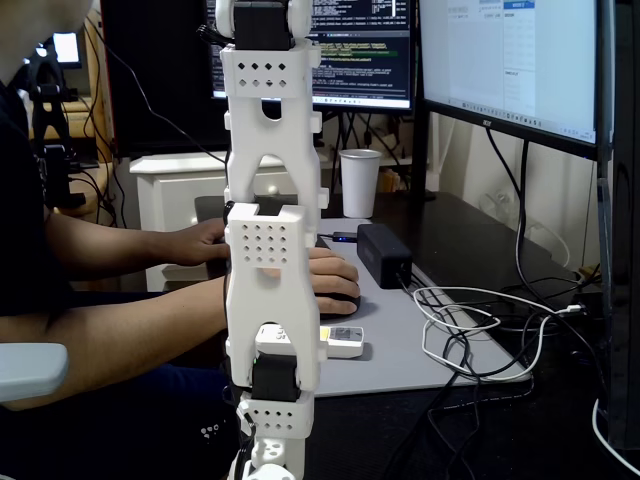
#> input picture so-labbench/harness/_frames/camera_reference.png, 640 x 480 px; its folder holds 6 pictures in this run
$ python camera_pose_check.py   (older library calls are emulated)
#> lines starting #> are read from the running program, lines starting #| are printed output that depends on the picture
# Measure how far the fixed camera sits from the reference pose.
#   python camera_pose_check.py [live.png] [reference.png] [--json]
# Reports the rigid offset as camera motion, so alignment (and the C5 restore step)
# is a number rather than an eyeball.
#
# The verdict is ADVISORY. Nothing in the benchmark blocks on it: alignment_log.py
# records the residual of every recorded trial, so a session that drifts stays
# analysable instead of being thrown away. Chase the numbers when it is cheap,
# record them when it is not.
import os
import sys
import json
import math
import cv2
import numpy as np
from pathlib import Path

HERE = Path(__file__).parent
OUT_DIR = HERE / "_frames"
DEFAULT_LIVE = OUT_DIR / "camera_live_raw.png"
DEFAULT_REF = OUT_DIR / "camera_reference.png"

W, H = 640, 480

# C5 moves the camera 5 cm sideways. At this rig's working distance that lands near
# 60 px of frame, so residuals are reported as a fraction of it: a setup sitting at
# 0.2 cannot be confused with the perturbation the benchmark is trying to measure.
# Every threshold below is overridable per session via the environment.
C5_SHIFT_PX = float(os.environ.get("ALIGN_C5_SHIFT_PX", 60.0))
TOL_PX = float(os.environ.get("ALIGN_TOL_PX", 20.0))
TOL_SCALE = float(os.environ.get("ALIGN_TOL_SCALE", 0.05))
TOL_ROT_DEG = float(os.environ.get("ALIGN_TOL_ROT", 2.5))
MIN_INLIERS = int(os.environ.get("ALIGN_MIN_INLIERS", 12))


def set_match_size(reference: Path):
    """Fix the working height from the reference's aspect ratio.

    Everything is matched at 640 px wide. The height has to follow the reference - 480 for
    the 4:3 C270 recordings, 360 for the 16:9 ArmnetBench frames - or a 16:9 reference gets
    squashed into a 4:3 grid and the phase-correlation fallback multiplies arrays of
    different shapes. It used to be decided by sniffing for "reference" in the filename,
    which meant a reference not named that way silently kept the previous size.
    """
    global H
    img = cv2.imread(str(reference))
    if img is None:
        raise SystemExit(f"cannot read {reference}")
    H = int(round(W * img.shape[0] / img.shape[1]))
    return H


def load(p: Path, reference: bool = False):
    """Read an image at the working size. Pass reference=True for the image that DEFINES
    that size; it must be loaded before anything compared against it."""
    if reference:
        set_match_size(p)
    img = cv2.imread(str(p))
    if img is None:
        raise SystemExit(f"cannot read {p}")
    return cv2.resize(img, (W, H))


def _detector():
    # SIFT roughly doubles the surviving matches on this scene versus ORB, which is
    # what makes the estimate steady enough to aim a camera by. ORB stays as a fallback
    # for builds without it.
    try:
        return cv2.SIFT_create(nfeatures=4000), cv2.NORM_L2
    except AttributeError:
        return cv2.ORB_create(nfeatures=4000), cv2.NORM_HAMMING


def estimate(ref, live):
    g_ref = cv2.cvtColor(ref, cv2.COLOR_BGR2GRAY)
    g_live = cv2.cvtColor(live, cv2.COLOR_BGR2GRAY)
    det, norm = _detector()
    k1, d1 = det.detectAndCompute(g_live, None)
    k2, d2 = det.detectAndCompute(g_ref, None)
    if d1 is None or d2 is None or len(k1) < 10 or len(k2) < 10:
        return None, 0, 0
    bf = cv2.BFMatcher(norm)
    raw = bf.knnMatch(d1, d2, k=2)
    good = [m for m, n in (p for p in raw if len(p) == 2) if m.distance < 0.75 * n.distance]
    if len(good) < 10:
        return None, len(good), 0
    src = np.float32([k1[m.queryIdx].pt for m in good]).reshape(-1, 1, 2)
    dst = np.float32([k2[m.trainIdx].pt for m in good]).reshape(-1, 1, 2)
    M, inl = cv2.estimateAffinePartial2D(src, dst, method=cv2.RANSAC,
                                         ransacReprojThreshold=3.0, maxIters=5000)
    n_inl = int(inl.sum()) if inl is not None else 0
    return M, len(good), n_inl


def decompose(M):
    """M maps live coordinates onto reference coordinates."""
    return (float(M[0, 2]), float(M[1, 2]),
            float(math.hypot(M[0, 0], M[1, 0])),
            float(math.degrees(math.atan2(M[1, 0], M[0, 0]))))


def advise(dx, dy, scale, rot):
    """Corrections phrased as camera motion. Signs verified against synthetic transforms:
    dx<0 means live content sits right of the reference, dy>0 means it sits above it,
    scale<1 means live is the larger view, rot<0 means live is rolled clockwise."""
    ok = (abs(dx) <= TOL_PX and abs(dy) <= TOL_PX
          and abs(scale - 1) <= TOL_SCALE and abs(rot) <= TOL_ROT_DEG)
    lines = []
    if abs(dx) > TOL_PX:
        lines.append(f"pan {'RIGHT' if dx < 0 else 'LEFT'}  ({abs(dx):.0f}px)")
    if abs(dy) > TOL_PX:
        lines.append(f"tilt {'UP' if dy > 0 else 'DOWN'}  ({abs(dy):.0f}px)")
    if abs(scale - 1) > TOL_SCALE:
        lines.append(f"move {'BACK' if scale < 1 else 'FORWARD'}  ({abs(scale - 1) * 100:.0f}%)")
    if abs(rot) > TOL_ROT_DEG:
        lines.append(f"roll {'COUNTER-CLOCKWISE' if rot > 0 else 'CLOCKWISE'}  ({abs(rot):.1f}deg)")
    return ok, lines


def edge_map(img):
    # Gradient magnitude survives the lighting and screen-content differences between
    # a training frame and today's desk far better than raw intensity does.
    g = cv2.GaussianBlur(cv2.cvtColor(img, cv2.COLOR_BGR2GRAY), (5, 5), 0).astype(np.float32)
    m = cv2.magnitude(cv2.Sobel(g, cv2.CV_32F, 1, 0, ksize=3),
                      cv2.Sobel(g, cv2.CV_32F, 0, 1, ksize=3))
    return cv2.normalize(m, None, 0.0, 1.0, cv2.NORM_MINMAX)


def coarse_estimate(ref, live):
    # Fallback for when the views are too far apart for feature matching: sweep scale
    # and take the translation from phase correlation at each step, keep the best peak.
    win = cv2.createHanningWindow((W, H), cv2.CV_32F)
    R = edge_map(ref) * win
    L = edge_map(live)
    best = None
    for s in np.arange(0.60, 1.81, 0.02):
        A = cv2.getRotationMatrix2D((W / 2, H / 2), 0, 1.0 / float(s))
        Lw = cv2.warpAffine(L, A, (W, H)) * win
        (dx, dy), resp = cv2.phaseCorrelate(R, Lw)
        if best is None or resp > best[3]:
            best = (float(s), float(dx), float(dy), float(resp))
    return best


def measure(ref, live, return_transform: bool = False):
    """Residual of live against ref. Always returns a dict; `method` says how much
    to trust it. Coarse results carry the opposite sign convention for translation,
    so they are negated here to keep one meaning across the whole harness.

    return_transform hands back the fitted transform as well, so a caller that wants to
    draw the overlay does not run the whole SIFT and RANSAC fit a second time."""
    M, n_good, n_inl = estimate(ref, live)
    if M is not None and n_inl >= MIN_INLIERS:
        dx, dy, scale, rot = decompose(M)
        method, conf = "features", float(n_inl)
    else:
        s, cdx, cdy, resp = coarse_estimate(ref, live)
        dx, dy, scale, rot = -cdx, -cdy, 1.0 / s, 0.0
        method, conf = "coarse", float(resp)
    ok, lines = advise(dx, dy, scale, rot)
    result = dict(method=method, confidence=round(conf, 3), aligned=bool(ok),
                  dx=round(dx, 1), dy=round(dy, 1), scale=round(scale, 4), rot=round(rot, 2),
                  shift_px=round(math.hypot(dx, dy), 1),
                  shift_vs_c5=round(math.hypot(dx, dy) / C5_SHIFT_PX, 2),
                  advice=lines)
    return (result, M, n_inl) if return_transform else result


def main():
    argv = [a for a in sys.argv[1:] if a != "--json"]
    as_json = "--json" in sys.argv[1:]
    live_p = Path(argv[0]) if argv else DEFAULT_LIVE
    ref_p = Path(argv[1]) if len(argv) > 1 else DEFAULT_REF
    ref = load(ref_p, reference=True)     # sets the working size; must come first
#> in set_match_size, img is the input picture: shape (480, 640, 3); mean B, G, R 72.1, 69.7, 68.6
    live = load(live_p)
#> call 2 of load, with reference = False
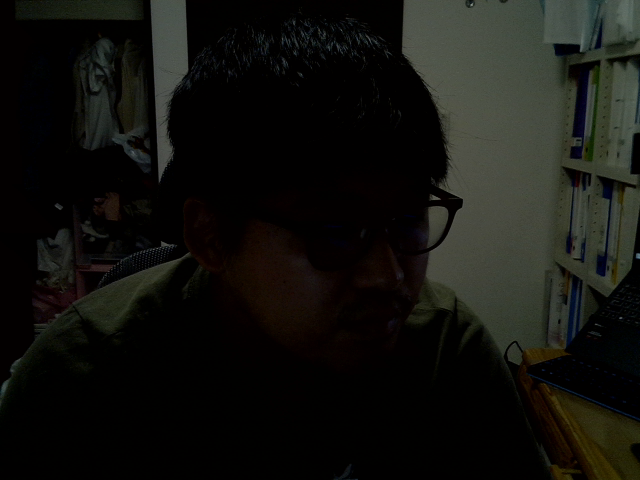
#> input picture so-labbench/harness/_frames/camera_live_raw.png, 640 x 480 px
#> in load, img is the input picture: shape (480, 640, 3); mean B, G, R 15.5, 19.3, 19.3

    r, M, n_inl = measure(ref, live, return_transform=True)
#> in estimate, `g_ref = cv2.cvtColor(ref, cv2.COLOR_BGR2GRAY)`:
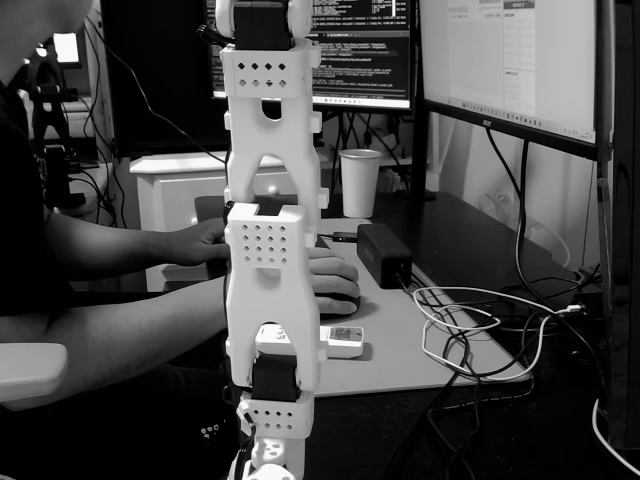
#> g_ref: shape (480, 640); min 0, max 254, mean 69.7
#> in estimate, `k1, d1 = det.detectAndCompute(g_live, None)`: k1 = 258 keypoints; strongest (x, y, size): (434, 198, 3.7), (165, 152, 12.5), (453, 204, 12.4), (562, 50, 10.9)
#> in estimate, `k2, d2 = det.detectAndCompute(g_ref, None)`: k2 = 1004 keypoints; strongest (x, y, size): (42, 52, 5.8), (66, 48, 16.8), (405, 104, 6.4), (27, 61, 3.1)
#> in estimate, `raw = bf.knnMatch(d1, d2, k=2)`: raw = 258 matches
#> in estimate, `raw = bf.knnMatch(d1, d2, k=2)`:
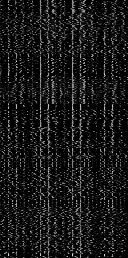
#> d1: shape (258, 128) float32; min 0, max 216, mean 24.2
#> in estimate, `good = [m for m, n in (p for p in raw if len(p) == 2) if m.distance < ..`: good = 9 matches
#> in measure, `M, n_good, n_inl = estimate(ref, live)`: n_good = 9; n_inl = 0
#> in coarse_estimate, `R = edge_map(ref) * win`:
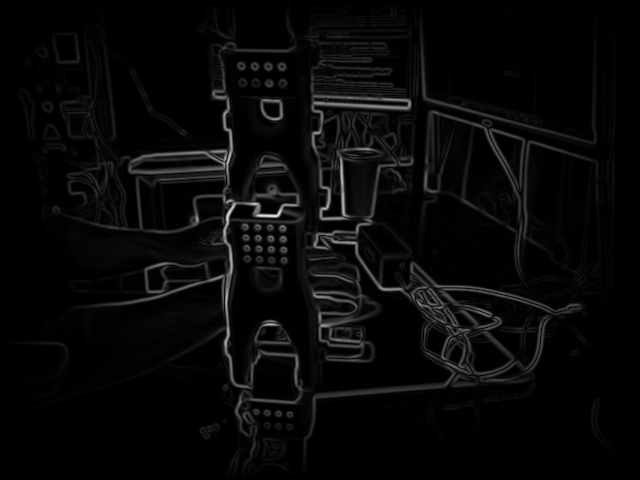
#> R: shape (480, 640) float32; min 0, max 0.886, mean 0.0334
#> in edge_map (call 2), `m = cv2.magnitude(cv2.Sobel(g, cv2.CV_32F, 1, 0, ksize=3), cv2.Sobel(g..`:
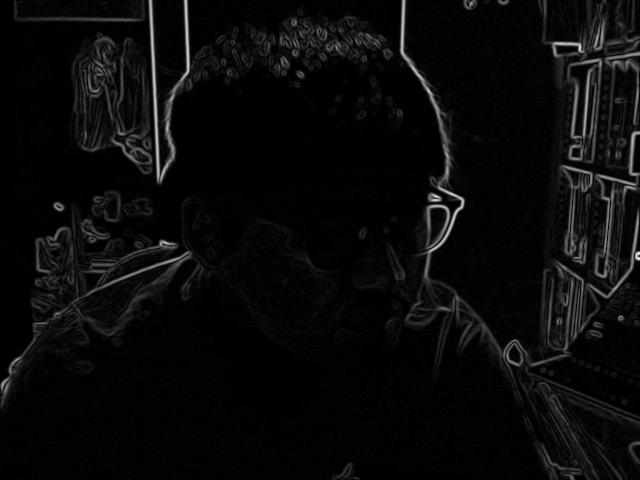
#> m: shape (480, 640) float32; min 0, max 256, mean 10.2; drawn with min black and max white
#> the loop in coarse_estimate, `for s in np.arange(0.60, 1.81, 0.02):` made 61 passes
#> (dx, dy, resp, best) on passes 1, 6, 9, 21: (2.44, -114, 0.0153, (0.6, 2.44, -114, 0.0153)), (-23.33, -116.4, 0.0183, (0.7, -23.33, -116.4, 0.0183)), (-49.82, -127, 0.0224, (0.76, -49.82, -127, 0.0224)), (-74.69, -118.7, 0.0227, (1, -74.69, -118.7, 0.0227))
#> (dx, dy, resp) on passes 2, 3, 4, 5, 7, 8: (-5.43, -116.6, -0.0113), (-10.5, -126.9, -0.00396), (-12.11, -115.2, 0.0041), (-21.23, -121.4, -0.00544), (-28.53, -117.6, 0.0174), (-33.99, -112.7, 0.0141)
#> pass 1, in coarse_estimate, `Lw = cv2.warpAffine(L, A, (W, H)) * win`:
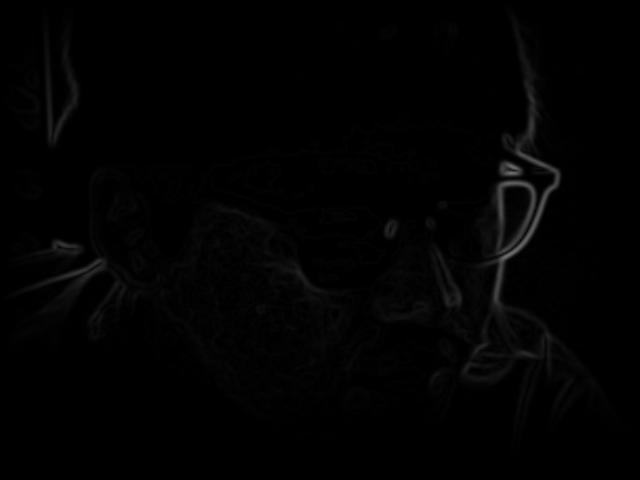
#> Lw: shape (480, 640) float32; min 0, max 0.445, mean 0.0095
#> pass 3, in coarse_estimate, `Lw = cv2.warpAffine(L, A, (W, H)) * win`:
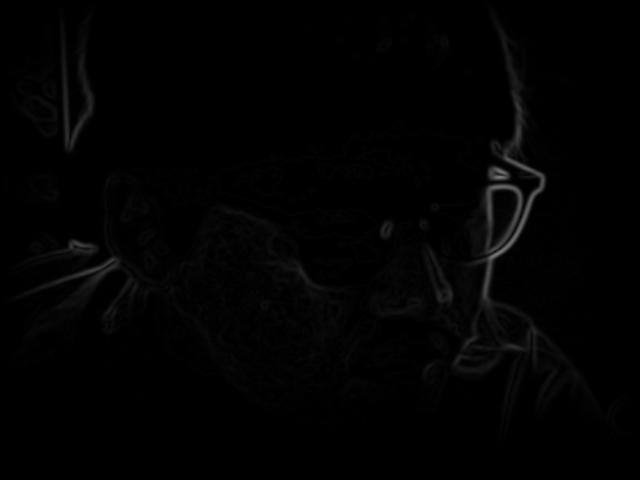
#> Lw: shape (480, 640) float32; min 0, max 0.474, mean 0.00981
#> in measure, `s, cdx, cdy, resp = coarse_estimate(ref, live)`: s = 1; cdx = -74.69; cdy = -118.7; resp = 0.0227
#> in measure, `dx, dy, scale, rot = -cdx, -cdy, 1.0 / s, 0.0`: dx = 74.69; dy = 118.7; scale = 1; rot = 0
#> in measure, `method, conf = "coarse", float(resp)`: method = 'coarse'; conf = 0.0227
#> in advise, `ok = (abs(dx) <= TOL_PX and abs(dy) <= TOL_PX and abs(scale - 1) <= TO..`: ok = False
#> in measure, `ok, lines = advise(dx, dy, scale, rot)`: lines = ['pan LEFT  (75px)', 'tilt UP  (119px)']
#> in measure, `result = dict(method=method, confidence=round(conf, 3), aligned=bool(o..`: result = 10 items
#> r = 10 items; n_inl = 0
    if as_json:
        print(json.dumps(r))
        return 0

    print(f"method {r['method']} (confidence {r['confidence']})")
#| method coarse (confidence 0.023)
    print(f"  translation : dx={r['dx']:+.1f}px  dy={r['dy']:+.1f}px"
          f"   |shift|={r['shift_px']:.0f}px = {r['shift_vs_c5']:.2f} x the C5 move")
#|   translation : dx=+74.7px  dy=+118.7px   |shift|=140px = 2.34 x the C5 move
    print(f"  scale       : {r['scale']:.3f}  ({(r['scale'] - 1) * 100:+.1f}%)")
#|   scale       : 1.000  (+0.0%)
    print(f"  rotation    : {r['rot']:+.2f} deg")
#|   rotation    : +0.00 deg
    print(f"\n{'ALIGNED' if r['aligned'] else 'NOT ALIGNED'} "
          f"(advisory tolerance {TOL_PX:.0f}px / {TOL_SCALE * 100:.0f}% / {TOL_ROT_DEG} deg)")
#| NOT ALIGNED (advisory tolerance 20px / 5% / 2.5 deg)
    for s in r["advice"]:
        print(f"  - {s}")
#> this loop made 2 passes
#|   - pan LEFT  (75px)
#|   - tilt UP  (119px)
    if not r["aligned"]:
        print("\nThis does not block a run. alignment_log.py records the residual of\n"
              "every trial, so drift stays measurable after the fact.")

    if M is not None and n_inl >= MIN_INLIERS:
        warped = cv2.warpAffine(live, M, (W, H))
        cv2.imwrite(str(OUT_DIR / "pose_check_overlay.png"),
                    np.hstack([ref, cv2.addWeighted(ref, 0.5, warped, 0.5, 0)]))
    return 0


if __name__ == "__main__":
    sys.exit(main())
#> (the program exits here)
